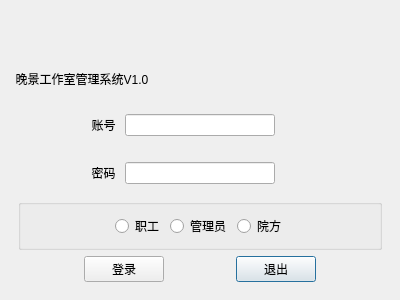
<?xml version="1.0" encoding="UTF-8"?>
<ui version="4.0">
 <class>login</class>
 <widget class="QDialog" name="login">
  <property name="geometry">
   <rect>
    <x>0</x>
    <y>0</y>
    <width>400</width>
    <height>300</height>
   </rect>
  </property>
  <property name="windowTitle">
   <string>Dialog</string>
  </property>
  <property name="styleSheet">
   <string notr="true">QLabel#lb1{font: 30px '黑体';}
</string>
  </property>
  <layout class="QGridLayout" name="gridLayout">
   <property name="leftMargin">
    <number>0</number>
   </property>
   <property name="topMargin">
    <number>0</number>
   </property>
   <property name="rightMargin">
    <number>0</number>
   </property>
   <property name="bottomMargin">
    <number>0</number>
   </property>
   <property name="horizontalSpacing">
    <number>0</number>
   </property>
   <item row="0" column="0">
    <widget class="QWidget" name="bg" native="true">
     <layout class="QGridLayout" name="gridLayout_2">
      <item row="2" column="1">
       <widget class="QLineEdit" name="lE1">
        <property name="maximumSize">
         <size>
          <width>150</width>
          <height>16777215</height>
         </size>
        </property>
       </widget>
      </item>
      <item row="2" column="0">
       <widget class="QLabel" name="lb2">
        <property name="layoutDirection">
         <enum>Qt::RightToLeft</enum>
        </property>
        <property name="text">
         <string>账号 </string>
        </property>
        <property name="alignment">
         <set>Qt::AlignRight|Qt::AlignTrailing|Qt::AlignVCenter</set>
        </property>
       </widget>
      </item>
      <item row="6" column="0" colspan="3">
       <widget class="QWidget" name="widget" native="true">
        <layout class="QGridLayout" name="gridLayout_3">
         <item row="2" column="2">
          <spacer name="hs2">
           <property name="orientation">
            <enum>Qt::Horizontal</enum>
           </property>
           <property name="sizeHint" stdset="0">
            <size>
             <width>40</width>
             <height>20</height>
            </size>
           </property>
          </spacer>
         </item>
         <item row="2" column="3">
          <widget class="tt" name="pB2">
           <property name="text">
            <string>退出</string>
           </property>
          </widget>
         </item>
         <item row="2" column="4">
          <spacer name="hs3">
           <property name="orientation">
            <enum>Qt::Horizontal</enum>
           </property>
           <property name="sizeHint" stdset="0">
            <size>
             <width>40</width>
             <height>20</height>
            </size>
           </property>
          </spacer>
         </item>
         <item row="2" column="0">
          <spacer name="hs1">
           <property name="orientation">
            <enum>Qt::Horizontal</enum>
           </property>
           <property name="sizeHint" stdset="0">
            <size>
             <width>40</width>
             <height>20</height>
            </size>
           </property>
          </spacer>
         </item>
         <item row="2" column="1">
          <widget class="QPushButton" name="pB1">
           <property name="text">
            <string>登录</string>
           </property>
          </widget>
         </item>
         <item row="1" column="0" colspan="5">
          <widget class="QGroupBox" name="groupBox">
           <property name="title">
            <string/>
           </property>
           <layout class="QGridLayout" name="gridLayout_4">
            <item row="0" column="3">
             <widget class="QRadioButton" name="radioButton">
              <property name="text">
               <string>院方</string>
              </property>
             </widget>
            </item>
            <item row="0" column="2">
             <widget class="QRadioButton" name="radioButton_2">
              <property name="text">
               <string>管理员</string>
              </property>
             </widget>
            </item>
            <item row="0" column="1">
             <widget class="QRadioButton" name="radioButton_3">
              <property name="text">
               <string>职工</string>
              </property>
             </widget>
            </item>
            <item row="0" column="0">
             <spacer name="horizontalSpacer">
              <property name="orientation">
               <enum>Qt::Horizontal</enum>
              </property>
              <property name="sizeHint" stdset="0">
               <size>
                <width>40</width>
                <height>20</height>
               </size>
              </property>
             </spacer>
            </item>
            <item row="0" column="4">
             <spacer name="horizontalSpacer_2">
              <property name="orientation">
               <enum>Qt::Horizontal</enum>
              </property>
              <property name="sizeHint" stdset="0">
               <size>
                <width>40</width>
                <height>20</height>
               </size>
              </property>
             </spacer>
            </item>
           </layout>
          </widget>
         </item>
        </layout>
       </widget>
      </item>
      <item row="4" column="1">
       <widget class="QLineEdit" name="lE2">
        <property name="maximumSize">
         <size>
          <width>150</width>
          <height>16777215</height>
         </size>
        </property>
       </widget>
      </item>
      <item row="3" column="1">
       <spacer name="verticalSpacer">
        <property name="orientation">
         <enum>Qt::Vertical</enum>
        </property>
        <property name="sizeType">
         <enum>QSizePolicy::Maximum</enum>
        </property>
        <property name="sizeHint" stdset="0">
         <size>
          <width>20</width>
          <height>20</height>
         </size>
        </property>
       </spacer>
      </item>
      <item row="1" column="0" colspan="3">
       <widget class="QLabel" name="lb1">
        <property name="maximumSize">
         <size>
          <width>16777215</width>
          <height>60</height>
         </size>
        </property>
        <property name="text">
         <string>  晚景工作室管理系统V1.0</string>
        </property>
       </widget>
      </item>
      <item row="4" column="0">
       <widget class="QLabel" name="lb3">
        <property name="layoutDirection">
         <enum>Qt::RightToLeft</enum>
        </property>
        <property name="text">
         <string>密码 </string>
        </property>
        <property name="alignment">
         <set>Qt::AlignRight|Qt::AlignTrailing|Qt::AlignVCenter</set>
        </property>
       </widget>
      </item>
      <item row="0" column="1">
       <spacer name="verticalSpacer_2">
        <property name="orientation">
         <enum>Qt::Vertical</enum>
        </property>
        <property name="sizeType">
         <enum>QSizePolicy::Maximum</enum>
        </property>
        <property name="sizeHint" stdset="0">
         <size>
          <width>20</width>
          <height>40</height>
         </size>
        </property>
       </spacer>
      </item>
     </layout>
     <zorder>widget</zorder>
     <zorder>lE2</zorder>
     <zorder>lE1</zorder>
     <zorder>lb2</zorder>
     <zorder>lb3</zorder>
     <zorder>lb1</zorder>
     <zorder>verticalSpacer</zorder>
     <zorder>verticalSpacer_2</zorder>
    </widget>
   </item>
  </layout>
 </widget>
 <customwidgets>
  <customwidget>
   <class>tt</class>
   <extends>QPushButton</extends>
   <header location="global">tt.h</header>
  </customwidget>
 </customwidgets>
 <resources/>
 <connections/>
</ui>
